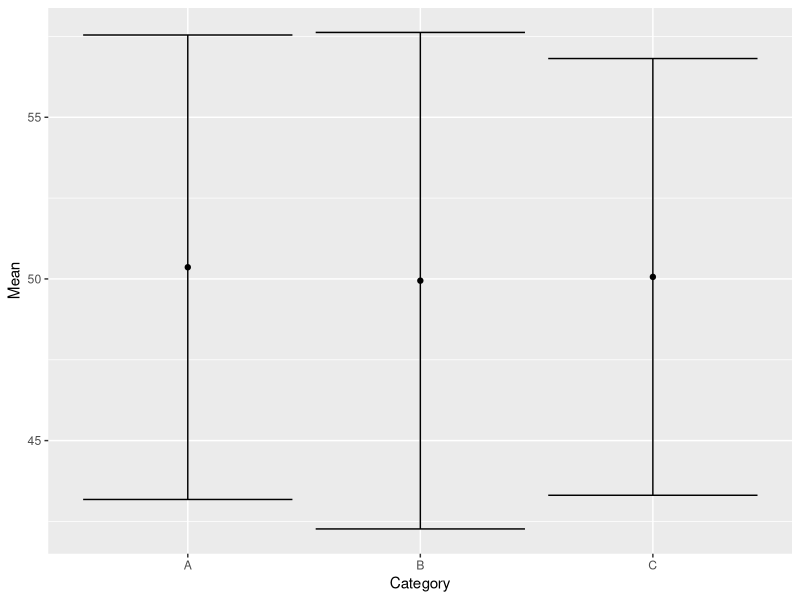

The R script that drew this image:
set.seed(123)

df <- data.frame(
  Category = rep(c("A","B","C"), each = 40),
  Value = rnorm(120, mean = 50, sd = 8),
  X = rnorm(120),
  Y = rnorm(120)
)
library(ggplot2)
library(dplyr)

ci_df <- df %>%
  group_by(Category) %>%
  summarise(
    Mean = mean(Value),
    SD = sd(Value)
  )

ggplot(ci_df, aes(x = Category, y = Mean)) +
  geom_point() +
  geom_errorbar(aes(ymin = Mean - SD, ymax = Mean + SD))
